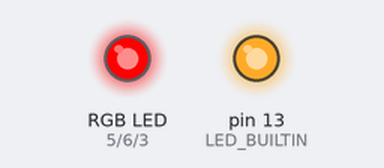
The sketch below on a simulated Arduino Uno, built with avr-gcc and run on an emulated ATmega328P. On the bench: an RGB LED mixed from three pins (HIGH = lit), output pins drawn as LEDs (lit = HIGH).

Above: at 1.0 s.
At 3.3 s:
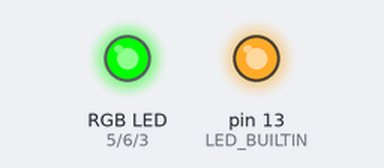
At 5.6 s:
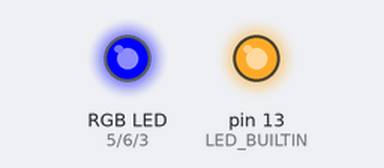
At 7.1 s:
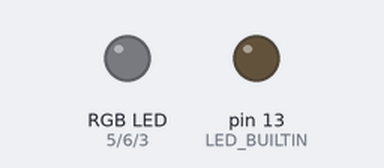
Timing chart, 0 to 9.9 s (numbered marks = the images above):
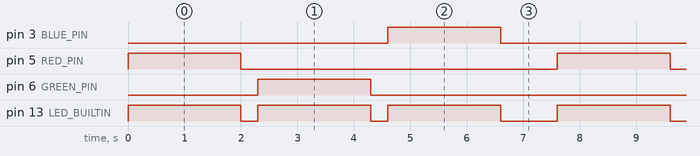

The sketch:

LinkGuard_Arduino.ino
```cpp
// 12V 四線 RGB LED 燈條控制
//
// 燈條接線（依照片與常見線色判斷）：
//   白線：12V 電源正極（共陽極）
//   紅線：紅色通道，接紅色 MOSFET 的 Drain
//   綠線：綠色通道，接綠色 MOSFET 的 Drain
//   藍線：藍色通道，接藍色 MOSFET 的 Drain
//
// 每個 Arduino PWM 腳位需經電阻連到邏輯等級 N-MOSFET 的 Gate，
// MOSFET Source 接 12V 電源負極，Arduino GND 也要接電源負極（共地）。
// 請勿將 12V 或燈條直接接到 Arduino 的輸出腳位。

// 依實際燈條接線：D5 為紅色通道，D6 為綠色通道。
const byte RED_PIN = 5;
const byte GREEN_PIN = 6;
const byte BLUE_PIN = 3;

void setup() {
  pinMode(RED_PIN, OUTPUT);
  pinMode(GREEN_PIN, OUTPUT);
  pinMode(BLUE_PIN, OUTPUT);
  pinMode(LED_BUILTIN, OUTPUT);

  // 開機時先關閉所有通道。
  digitalWrite(RED_PIN, LOW);
  digitalWrite(GREEN_PIN, LOW);
  digitalWrite(BLUE_PIN, LOW);
  digitalWrite(LED_BUILTIN, LOW);
}

void loop() {
  // D5 通道測試 2 秒。
  digitalWrite(LED_BUILTIN, HIGH);
  digitalWrite(RED_PIN, HIGH);
  delay(2000);
  digitalWrite(RED_PIN, LOW);
  digitalWrite(LED_BUILTIN, LOW);
  delay(300);

  // D6 通道測試 2 秒。
  digitalWrite(LED_BUILTIN, HIGH);
  digitalWrite(GREEN_PIN, HIGH);
  delay(2000);
  digitalWrite(GREEN_PIN, LOW);
  digitalWrite(LED_BUILTIN, LOW);
  delay(300);

  // D3 通道測試 2 秒。
  digitalWrite(LED_BUILTIN, HIGH);
  digitalWrite(BLUE_PIN, HIGH);
  delay(2000);
  digitalWrite(BLUE_PIN, LOW);
  digitalWrite(LED_BUILTIN, LOW);

  // 全部關閉 1 秒後重複測試。
  delay(1000);
}
```

Measured:
- by itself, pin 3 (BLUE_PIN), pin 5 (RED_PIN), pin 6 (GREEN_PIN): alternates HIGH for 2.0 s and LOW for 5.6 s
- by itself, pin 13 (LED_BUILTIN): repeats every 7.6 s: 2 × (LOW 0.30 s, HIGH 2.0 s), LOW 1.0 s, HIGH 2.0 s
- by itself, everything shown: repeats every 7.6 s, in 6 steps
